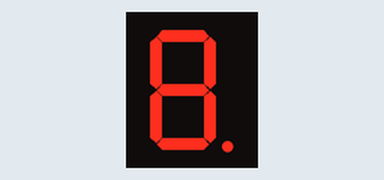
This sketch was run on a simulated Arduino Uno, built with avr-gcc and run on an emulated ATmega328P. Parts: 1-digit seven-segment display. Wiring (inferred from the names in the program): 1-digit 7-segment display, segments lit when LOW: segments pin 4, pin 5, pin 6, pin 7, pin 8, pin 9, pin 10, pin 11. The segment pins are drawn as the display they are named for.

Above: at 2.3 s.
At 3.5 s:
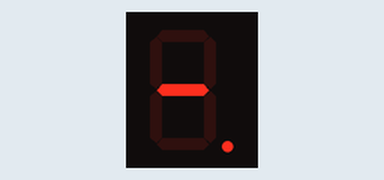
At 4.5 s:
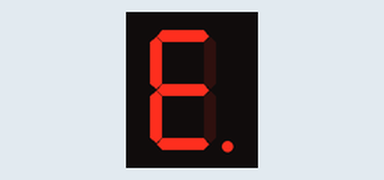
At 7.5 s:
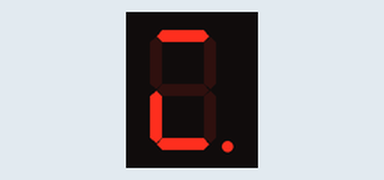
At 9.5 s:
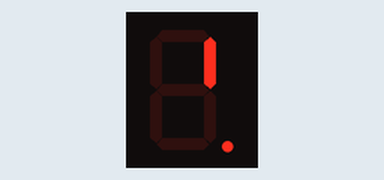
At 12.5 s:
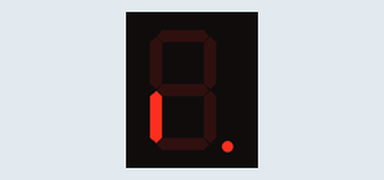

Measured:
- by itself, everything shown: repeats every 13.4 s, in 27 steps
- what the display in image 0 shows lasts 1.1 s, from 2.3 s to 3.4 s
- what the display in image 1 shows lasts 1.0 s, from 3.4 s to 4.4 s

The sketch:

8_segment.ino
```cpp
const int segA = 4;   // top
const int segB = 5;   // top right
const int segC = 6;   // bottom right
const int segD = 7;   // bottom
const int segE = 8;   // bottom left
const int segF = 9;   // top left
const int segG = 10;  // middle
const int segDP = 11; // decimal point


void setup()
{
  pinMode(segA, OUTPUT);
  pinMode(segB, OUTPUT);
  pinMode(segC, OUTPUT);
  pinMode(segD, OUTPUT);
  pinMode(segE, OUTPUT);
  pinMode(segF, OUTPUT);
  pinMode(segG, OUTPUT);
  pinMode(segDP, OUTPUT);
}

// ANIMATION
void animation()
{
  digitalWrite(segDP, HIGH);
  delay(150);
  digitalWrite(segDP, LOW);
  delay(150);
  digitalWrite(segDP, HIGH);
  delay(150);
  digitalWrite(segDP, LOW);
  delay(150);

  digitalWrite(segD, HIGH);
  delay(150);
  digitalWrite(segD, LOW);
  delay(150);
  digitalWrite(segE, HIGH);
  delay(150);
  digitalWrite(segE, LOW);
  delay(150);
  digitalWrite(segF, HIGH);
  delay(150);
  digitalWrite(segF, LOW);
  delay(150);
  digitalWrite(segA, HIGH);
  delay(150);
  digitalWrite(segA, LOW);
  delay(150);
  digitalWrite(segB, HIGH);
  delay(150);
  digitalWrite(segB, LOW);
  delay(150);
  digitalWrite(segC, HIGH);
  delay(150);
  digitalWrite(segC, LOW);
  delay(150);
}

// BLANK
void blank()
{
  digitalWrite(segA, LOW);
  digitalWrite(segB, LOW);
  digitalWrite(segC, LOW);
  digitalWrite(segD, LOW);
  digitalWrite(segE, LOW);
  digitalWrite(segF, LOW);
  digitalWrite(segG, LOW);
  digitalWrite(segDP, LOW);
}

// NUMBERS
void Num0()
{
  // 0
  digitalWrite(segA, HIGH);
  digitalWrite(segB, HIGH);
  digitalWrite(segC, HIGH);
  digitalWrite(segD, HIGH);
  digitalWrite(segE, HIGH);
  digitalWrite(segF, HIGH);
  digitalWrite(segG, LOW);
  digitalWrite(segDP, LOW);
}
void Num1()
{
  // 1
  digitalWrite(segA, LOW);
  digitalWrite(segB, HIGH);
  digitalWrite(segC, HIGH);
  digitalWrite(segD, LOW);
  digitalWrite(segE, LOW);
  digitalWrite(segF, LOW);
  digitalWrite(segG, LOW);
  digitalWrite(segDP, LOW);
}
void Num2()
{
  // 2
  digitalWrite(segA, HIGH);
  digitalWrite(segB, HIGH);
  digitalWrite(segC, LOW);
  digitalWrite(segD, HIGH);
  digitalWrite(segE, HIGH);
  digitalWrite(segF, LOW);
  digitalWrite(segG, HIGH);
  digitalWrite(segDP, LOW);
}
void Num3()
{
  // 3
  digitalWrite(segA, HIGH);
  digitalWrite(segB, HIGH);
  digitalWrite(segC, HIGH);
  digitalWrite(segD, HIGH);
  digitalWrite(segE, LOW);
  digitalWrite(segF, LOW);
  digitalWrite(segG, HIGH);
  digitalWrite(segDP, LOW);
}
void Num4()
{
  // 4
  digitalWrite(segA, LOW);
  digitalWrite(segB, HIGH);
  digitalWrite(segC, HIGH);
  digitalWrite(segD, LOW);
  digitalWrite(segE, LOW);
  digitalWrite(segF, HIGH);
  digitalWrite(segG, HIGH);
  digitalWrite(segDP, LOW);
}
void Num5()
{
  // 5
  digitalWrite(segA, HIGH);
  digitalWrite(segB, LOW);
  digitalWrite(segC, HIGH);
  digitalWrite(segD, HIGH);
  digitalWrite(segE, LOW);
  digitalWrite(segF, HIGH);
  digitalWrite(segG, HIGH);
  digitalWrite(segDP, LOW);
}
void Num6()
{
  // 6
  digitalWrite(segA, HIGH);
  digitalWrite(segB, LOW);
  digitalWrite(segC, HIGH);
  digitalWrite(segD, HIGH);
  digitalWrite(segE, HIGH);
  digitalWrite(segF, HIGH);
  digitalWrite(segG, HIGH);
  digitalWrite(segDP, LOW);
}
void Num7()
{
  // 7
  digitalWrite(segA, HIGH);
  digitalWrite(segB, HIGH);
  digitalWrite(segC, HIGH);
  digitalWrite(segD, LOW);
  digitalWrite(segE, LOW);
  digitalWrite(segF, LOW);
  digitalWrite(segG, LOW);
  digitalWrite(segDP, LOW);
}
void Num8()
{
  // 8
  digitalWrite(segA, HIGH);
  digitalWrite(segB, HIGH);
  digitalWrite(segC, HIGH);
  digitalWrite(segD, HIGH);
  digitalWrite(segE, HIGH);
  digitalWrite(segF, HIGH);
  digitalWrite(segG, HIGH);
  digitalWrite(segDP, LOW);
}
void Num9()
{
  // 9
  digitalWrite(segA, HIGH);
  digitalWrite(segB, HIGH);
  digitalWrite(segC, HIGH);
  digitalWrite(segD, HIGH);
  digitalWrite(segE, LOW);
  digitalWrite(segF, HIGH);
  digitalWrite(segG, HIGH);
  digitalWrite(segDP, LOW);
}


void loop()
{
  digitalWrite(LED_BUILTIN, LOW);

  animation();

  delay(1000);
  Num0();
  delay(1000);
  Num1();
  delay(1000);
  Num2();
  delay(1000);
  Num3();
  delay(1000);
  Num4();
  delay(1000);
  Num5();
  delay(1000);
  Num6();
  delay(1000);
  Num7();
  delay(1000);
  Num8();
  delay(1000);
  Num9();
  delay(1000);

  blank();
}
```
